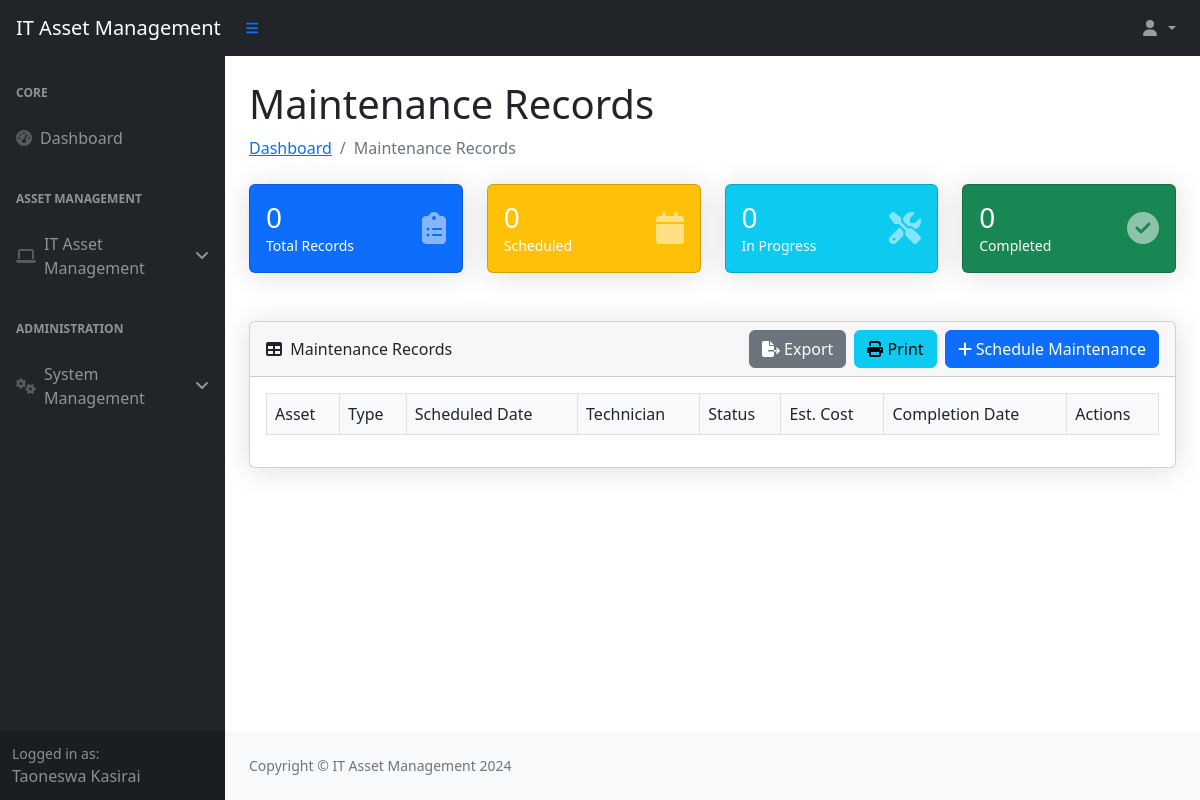
The app's page /maintenance-records/ (signed in), older data.
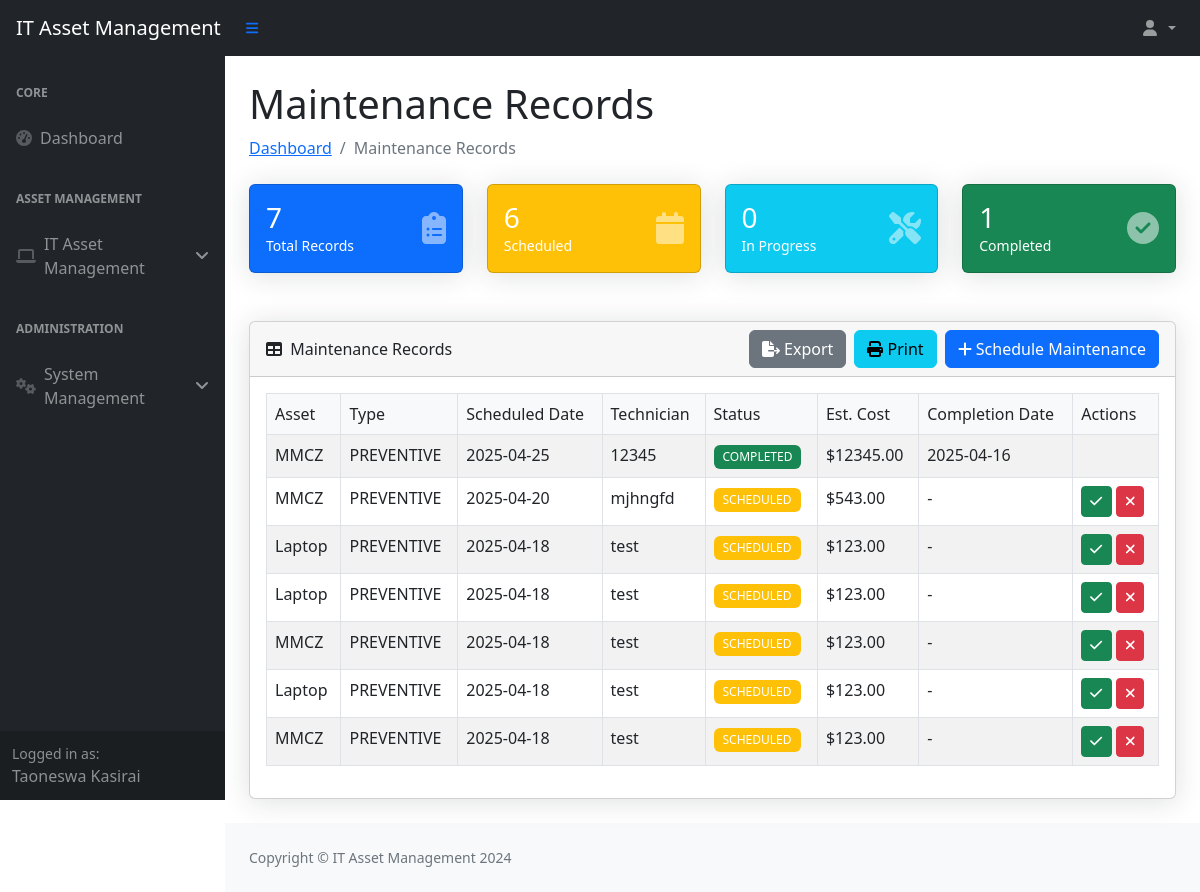
The same page, newer data.
### myapp/models.py (models this page shows, shortened)
class AssetMaintenance(models.Model):
    MAINTENANCE_STATUS = (
        ('SCHEDULED', 'Scheduled'),
        ('IN_PROGRESS', 'In Progress'),
        ('COMPLETED', 'Completed'),
        ('CANCELLED', 'Cancelled')
    )
    asset = models.ForeignKey(
        'Asset', on_delete=models.CASCADE, related_name='maintenance_schedules')
    scheduled_date = models.DateField()
    description = models.TextField()
    maintenance_type = models.CharField(max_length=100)
    estimated_cost = models.DecimalField(
        max_digits=10, decimal_places=2, null=True, blank=True)
    status = models.CharField(
        max_length=20, choices=MAINTENANCE_STATUS, default='SCHEDULED')
    technician = models.CharField(max_length=100, null=True, blank=True)
    completion_date = models.DateField(null=True, blank=True)
    completion_notes = models.TextField(null=True, blank=True)
    created_by = models.ForeignKey(
        'Employee', on_delete=models.SET_NULL, null=True, related_name='maintenance_created')
    created_at = models.DateTimeField(auto_now_add=True)
    updated_at = models.DateTimeField(auto_now=True)
    class Meta:
        ordering = ['-scheduled_date']

class Asset(models.Model):
    CONDITION_CHOICES = [
        ('NEW', 'New'),
        ('GOOD', 'Good'),
        ('FAIR', 'Fair'),
        ('POOR', 'Poor'),
        ('RETIRED', 'Retired'),
    ]
    asset_number = models.CharField(max_length=50, unique=True)
    serial_number = models.CharField(
        max_length=100, blank=True, null=True)  # Add this line
    name = models.CharField(max_length=100)
    category = models.CharField(max_length=50)
    description = models.TextField(blank=True)
    department = models.ForeignKey(
        Department, on_delete=models.SET_NULL, null=True)
    location = models.CharField(max_length=100)
    purchase_date = models.DateField()
    purchase_cost = models.DecimalField(max_digits=10, decimal_places=2)
    condition = models.CharField(max_length=10, choices=CONDITION_CHOICES)
    is_active = models.BooleanField(default=True)
    created_at = models.DateTimeField(auto_now_add=True)
    updated_at = models.DateTimeField(auto_now=True)
    is_deleted = models.BooleanField(default=False)
    deleted_at = models.DateTimeField(null=True, blank=True)
    deleted_by = models.ForeignKey(
        Employee, on_delete=models.SET_NULL, null=True, blank=True, related_name='deleted_assets')
    initiator = models.ForeignKey(
        Employee, on_delete=models.SET_NULL, null=True, related_name='initiated_assets')

### myapp/views.py (the view)
# urls.py: path('maintenance-records/', views.maintenance_records,
def maintenance_records(request):
    if 'employee_id' not in request.session:
        return redirect('login')
    employee = Employee.objects.get(id=request.session['employee_id'])
    maintenance_records = AssetMaintenance.objects.select_related(
        'asset').all().order_by('-scheduled_date')
    stats = {
        'total_records': maintenance_records.count(),
        'scheduled': maintenance_records.filter(status='SCHEDULED').count(),
        'in_progress': maintenance_records.filter(status='IN_PROGRESS').count(),
        'completed': maintenance_records.filter(status='COMPLETED').count(),
        'cancelled': maintenance_records.filter(status='CANCELLED').count()
    }
    active_assets = Asset.objects.filter(is_active=True)
    return render(request, 'myapp/maintenance_records.html', {
        'employee': employee,
        'maintenance_records': maintenance_records,
        'stats': stats,
        'assets': active_assets
    })

### myapp/templates/myapp/maintenance_records.html (shortened to what the changed rows need)
{% extends 'myapp/base.html' %}
{% load static %}
{% block content %}
<div class="container-fluid px-4">
    <h1 class="mt-4">Maintenance Records</h1>
    <div class="row mb-4">
        <div class="col-xl-3 col-md-6">
            <div class="card bg-primary text-white mb-4">
                <div class="card-body">
                    <div class="d-flex justify-content-between align-items-center">
                        <div>
                            <h3 class="mb-0">{{ stats.total_records }}</h3>
                            <div class="small">Total Records</div>
                        </div>
                    </div>
                </div>
            </div>
        </div>
        <div class="col-xl-3 col-md-6">
            <div class="card bg-warning text-white mb-4">
                <div class="card-body">
                    <div class="d-flex justify-content-between align-items-center">
                        <div>
                            <h3 class="mb-0">{{ stats.scheduled }}</h3>
                            <div class="small">Scheduled</div>
                        </div>
                    </div>
                </div>
            </div>
        </div>
        <div class="col-xl-3 col-md-6">
            <div class="card bg-success text-white mb-4">
                <div class="card-body">
                    <div class="d-flex justify-content-between align-items-center">
                        <div>
                            <h3 class="mb-0">{{ stats.completed }}</h3>
                            <div class="small">Completed</div>
                        </div>
                    </div>
                </div>
            </div>
        </div>
    </div>
    <div class="card mb-4">
        <div class="card-body">
            <table id="maintenanceTable" class="table table-bordered table-striped">
                <thead>
                    <tr>
                        <th>Asset</th>
                        <th>Type</th>
                        <th>Scheduled Date</th>
                        <th>Technician</th>
                        <th>Status</th>
                        <th>Est. Cost</th>
                        <th>Completion Date</th>
                        <th>Actions</th>
                    </tr>
                </thead>
                <tbody>
                    {% for record in maintenance_records %}
                    <tr>
                        <td>{{ record.asset.name }}</td>
                        <td>{{ record.maintenance_type }}</td>
                        <td>{{ record.scheduled_date|date:"Y-m-d" }}</td>
                        <td>{{ record.technician }}</td>
                        <td>
                            <span class="badge {% if record.status == 'COMPLETED' %}bg-success{% elif record.status == 'SCHEDULED' %}bg-warning{% elif record.status == 'IN_PROGRESS' %}bg-info{% else %}bg-secondary{% endif %}">
                                {{ record.status }}
                            </span>
                        </td>
                        <td>${{ record.estimated_cost|default:"-" }}</td>
                        <td>{{ record.completion_date|date:"Y-m-d"|default:"-" }}</td>
                        <td>
                            {% if record.status != 'COMPLETED' and record.status != 'CANCELLED' %}
                            <button type="button" class="btn btn-sm btn-success update-status" onclick="handleStatusUpdate('{{ record.id }}', 'COMPLETED')">
                                <i class="fas fa-check"></i>
                            </button>
                            <button type="button" class="btn btn-sm btn-danger update-status" onclick="handleStatusUpdate('{{ record.id }}', 'CANCELLED')">
                                <i class="fas fa-times"></i>
                            </button>
                            {% endif %}
                        </td>
                    </tr>
                    {% endfor %}
                </tbody>
            </table>
        </div>
    </div>
</div>
{% endblock %}

Row changes from the older to the newer data that the page shows:
added AssetMaintenance: asset.name "MMCZ", maintenance_type "PREVENTIVE", scheduled_date "2025-04-25", technician "12345", status "COMPLETED", estimated_cost "12345.00", completion_date "2025-04-16"
added AssetMaintenance: asset.name "MMCZ", maintenance_type "PREVENTIVE", scheduled_date "2025-04-20", technician "mjhngfd", status "SCHEDULED", estimated_cost "543.00", completion_date "-"
added AssetMaintenance: asset.name "Laptop", maintenance_type "PREVENTIVE", scheduled_date "2025-04-18", technician "test", status "SCHEDULED", estimated_cost "123.00", completion_date "-"
added AssetMaintenance: asset.name "Laptop", maintenance_type "PREVENTIVE", scheduled_date "2025-04-18", technician "test", status "SCHEDULED", estimated_cost "123.00", completion_date "-"
added AssetMaintenance: asset.name "MMCZ", maintenance_type "PREVENTIVE", scheduled_date "2025-04-18", technician "test", status "SCHEDULED", estimated_cost "123.00", completion_date "-"
added AssetMaintenance: asset.name "Laptop", maintenance_type "PREVENTIVE", scheduled_date "2025-04-18", technician "test", status "SCHEDULED", estimated_cost "123.00", completion_date "-"
added AssetMaintenance: asset.name "MMCZ", maintenance_type "PREVENTIVE", scheduled_date "2025-04-18", technician "test", status "SCHEDULED", estimated_cost "123.00", completion_date "-"
Text that changed along with them:
{{ stats.total_records }}: "0" → "7"
{{ stats.scheduled }}: "0" → "6"
{{ stats.completed }}: "0" → "1"
